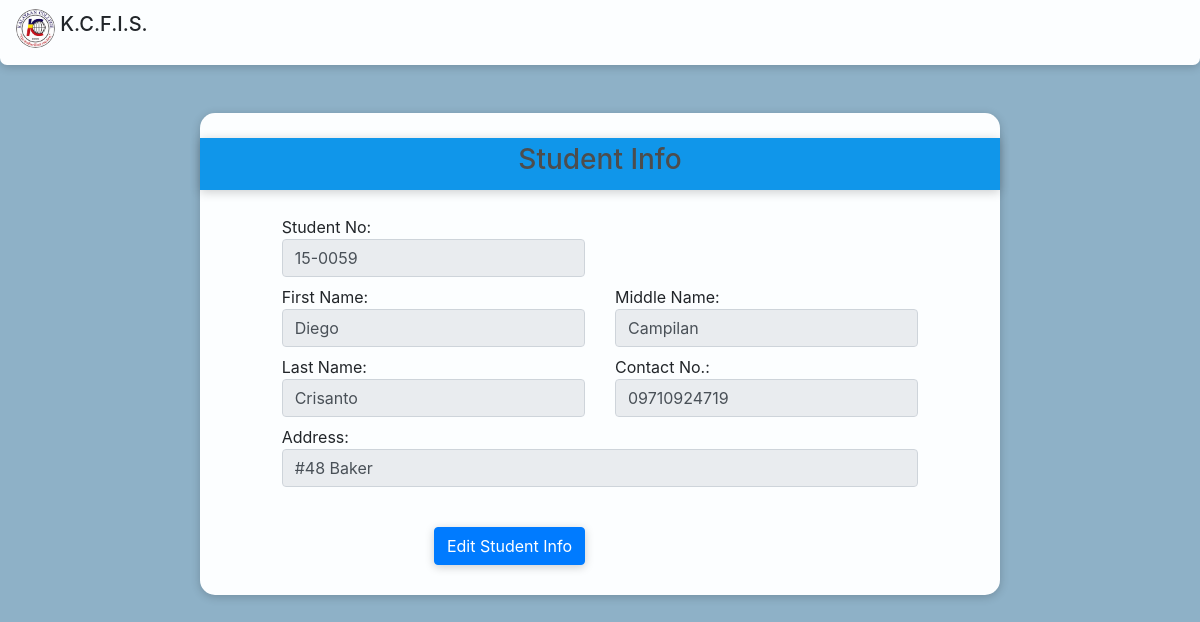
The app's page /view_student.php?studid=8, older data.
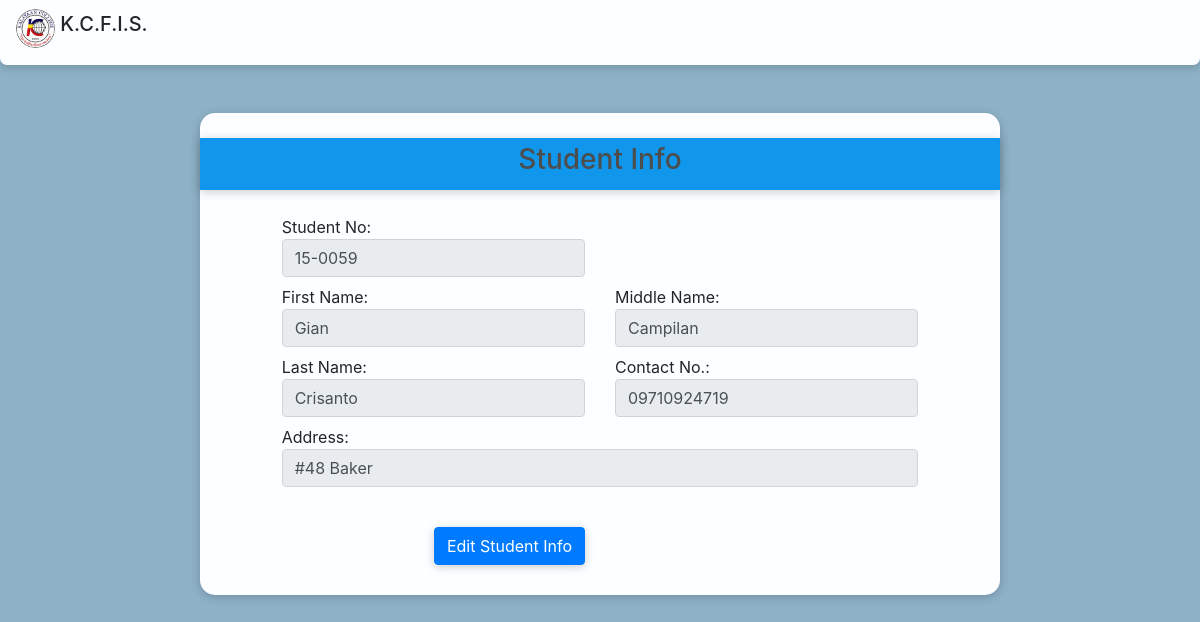
The same page, newer data.
### tables this page shows
CREATE TABLE `studentinfotab` (
  `studID` int(11) NOT NULL AUTO_INCREMENT,
  `studentno` text NOT NULL,
  `lname` text NOT NULL,
  `fname` text NOT NULL,
  `mname` text NOT NULL,
  `contactno` text NOT NULL,
  `address` longtext NOT NULL,
  PRIMARY KEY (`studID`)
);

### view_student.php (the view, shortened to what this page needs)
<?php
  require_once "template.php";
?>
    <div class="container form-box">
      <div class="row form-group form-title">
        <div class="col-sm-12 text-center h3">
          Student Info
        </div>
      </div>
      <?php
      require 'includes/db.inc.php';
        $sql = "SELECT *
                FROM studentinfotab
                WHERE studID = ?";
        $stmt = $conn->prepare($sql);
        $stmt->bind_param("s", $_GET['studid']);
        $stmt->execute();
        $result = $stmt->get_result();
        while($row = $result->fetch_assoc()){
          $studID = $row['studID'];
          $studentno = $row['studentno'];
          $lname = $row['lname'];
          $fname = $row['fname'];
          $mname = $row['mname'];
          $contactno = $row['contactno'];
          $address = $row['address'];
        }
      ?>
      <div class="row">
        <label for="studentno" class="col-sm-5 offset-sm-1">Student No:
          <input disabled value="<?php echo empty($studentno) ? "" : $studentno; ?>" type="text" class="form-control" id="studentno" name="studentno">
        </label>
      </div>
      <div class="row">
        <label for="fname" class="col-sm-5 offset-sm-1">First Name:
          <input disabled value="<?php echo empty($fname) ? "" : $fname; ?>" type="text" class="form-control" id="fname" name="fname">
        </label>
        <label for="mname" class="col-sm-5">Middle Name:
          <input disabled value="<?php echo empty($mname) ? "" : $mname; ?>" type="text" class="form-control" id="mname" name="mname">
        </label>
      </div>
      <div class="row">
        <label for="lname" class="col-sm-5 offset-sm-1">Last Name:
          <input disabled value="<?php echo empty($lname) ? "" : $lname; ?>" type="text" class="form-control" id="lname" name="lname">
        </label>
        <label for="contactno" class="col-sm-5">Contact No.:
          <input disabled value="<?php echo empty($contactno) ? "" : $contactno; ?>" type="text" class="form-control" id="contactno" name="contactno">
        </label>
      </div>
      <div class="row form-group">
        <label for="address" class="col-sm-10 offset-sm-1">Address:
          <input disabled value="<?php echo empty($address) ? "" : $address; ?>" type="text" class="form-control" id="address" name="address">
        </label>
      </div>
      <div class="row pt-sm-3">
        <div class="col-sm-4 offset-sm-2 text-right">
          <a href="edit_student.php?studid=<?php echo $studID ?>" class="btn btn-primary">Edit Student Info</a>
        </div>
      </div>
    </div>

Row changes from the older to the newer data that the page shows:
changed studentinfotab "Campilan": fname "Diego" → "Gian"
